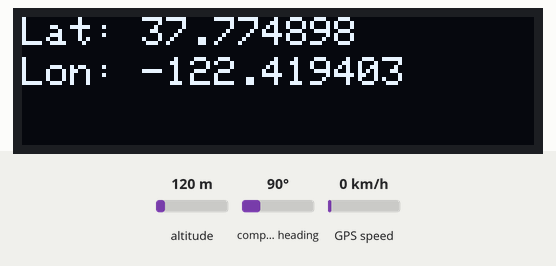
Recording of a sketch running on a simulated Arduino Uno, built with avr-gcc and run on an emulated ATmega328P. Shown: 128×32 one-colour display. The inputs (shaded band) are chosen by the test bench; at power-on: altitude 120 m, compass heading 90°, GPS speed 0 km/h. The GPS gets a fix after 3 s at 37.7749, -122.4194 with 8 satellites.

Above: at 3.1 s.

The sketch:

GPS-1.ino
```cpp
#include <Wire.h>
#include <Adafruit_GFX.h>
#include <Adafruit_SSD1306.h>
#include <TinyGPSPlus.h>
#include <SoftwareSerial.h>

// OLED Display settings for a 128x32 mini OLED
#define SCREEN_WIDTH 128
#define SCREEN_HEIGHT 32
#define OLED_RESET    -1   // Not used for many mini OLEDs
#define SCREEN_ADDRESS 0x3C // Common I2C address

Adafruit_SSD1306 display(SCREEN_WIDTH, SCREEN_HEIGHT, &Wire, OLED_RESET);

// GPS Module (Neo-6M) settings
#define RXPin 16   // Connect GPS TX to ESP32 GPIO16 (RX)
#define TXPin 17   // Connect GPS RX to ESP32 GPIO17 (TX)
#define GPSBaud 9600

// Instantiate ESPSoftwareSerial for GPS
SoftwareSerial gpsSerial(RXPin, TXPin);
TinyGPSPlus gps;

void setup() {
  Serial.begin(115200);
  gpsSerial.begin(GPSBaud);

  // Initialize the OLED display
  if (!display.begin(SSD1306_SWITCHCAPVCC, SCREEN_ADDRESS)) {
    Serial.println(F("SSD1306 allocation failed"));
    for (;;);  // Halt if display initialization fails
  }

  display.clearDisplay();
  display.setTextSize(1); // Small text for one-line display
  display.setTextColor(SSD1306_WHITE);
  display.setCursor(0, 0);
  display.print("Waiting for GPS...");
  display.display();

  // Seed random number generator if needed
  randomSeed(analogRead(0));
}

void loop() {
  // Read incoming data from the GPS module using ESPSoftwareSerial
  while (gpsSerial.available() > 0) {
    if (gps.encode(gpsSerial.read())) {
      displayGPSData();
    }
  }
}

void displayGPSData() {
  display.clearDisplay();
  display.setTextSize(1);
  display.setCursor(0, 0);

  if (gps.location.isValid()) {
    display.print("Lat: ");
    display.print(gps.location.lat(), 6);
    display.setCursor(0, 10);
    display.print("Lon: ");
    display.print(gps.location.lng(), 6);
  } else {
    display.print("No GPS Fix");
  }

  display.display();
}
```
